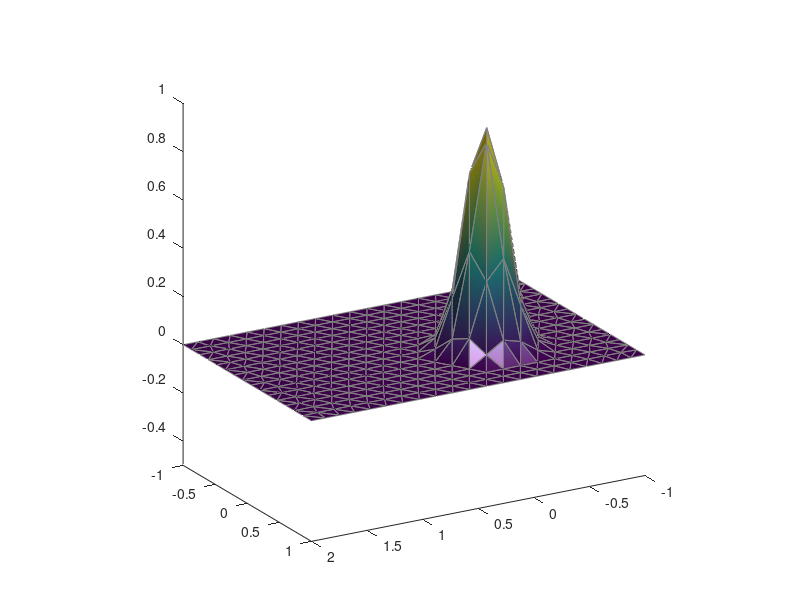

MATLAB code to generate this figure: (Note: this script raises an error after producing the figure.)
%==========================================================================
% Finite element solution of wave equation using linear elements
% See also http://www.particleincell.com/blog/2012/matlab-fem/
% Meshgenerator, http://persson.berkeley.edu/distmesh
% D.E.: d^2u/dx^2 = 1/c^2 d^2u/dt^2
% B.C.: Dirichlet
%==========================================================================
clear all
close all
load meshdata1;
% c(x,y)===================================================================
c=@(X)1;
% =========================================================================
numberofnodes=size(p,1);
numberofelements=size(t,1);
% Initialisation of K, M ==================================================
K=zeros(numberofnodes,numberofnodes);
M=zeros(numberofnodes,numberofnodes);
% Computation of Ke, Me & assembly of K, M=================================
for e=1:numberofelements
   nodes=t(e,:); % row with nodenumbers of element e
   P=[ones(1,3);p(nodes,:)'];
   Coeffs=inv(P); 
   areaelemente=abs(det(P))/2; % area of element e
   diffPhi=Coeffs(:,2:end);
   Ke=diffPhi*diffPhi'*areaelemente;
   Me=1/3^2*ones(3)*1/(c(mean(p(nodes,:))))^2*areaelemente;
   K(nodes,nodes)=K(nodes,nodes)+Ke;
   M(nodes,nodes)=M(nodes,nodes)+Me;
end
Mlumped=diag(M(1:size(M,1)+1:end));
M=Mlumped;
% Dirichlet boundaries=====================================================
% =unique(boundedges(p,t));
Dirichlet=[
1;2;3;4;5;6;7;8;9;10;11;12;13;14;15;16;23;24;33;40;49;56;65;72;81;88;97;103;
113;119;129;135;145;151;161;162;170;180;186;196;202;212;218;228;234;243;250;
259;266;275;282;291;298;307;308;315;316;317;318;319;320;321;322;323;324;325;
326;327;328;329;330];
% Put zeros and ones in Dirichlet DOFs=====================================
K(Dirichlet,:)=0;
K(Dirichlet,Dirichlet)=eye(numel(Dirichlet),numel(Dirichlet));
M(Dirichlet,:)=0;
M(Dirichlet,Dirichlet)=eye(numel(Dirichlet),numel(Dirichlet));
% Initial condition========================================================
C=zeros(numberofnodes,1);
centre1=find(((p(:,1)).^2+(p(:,2)-0.25).^2)<=0.20)';
x=p(centre1,1);
y=p(centre1,2)-0.25;
C(centre1)=exp(-20*(x.^2+y.^2));
Cdot=zeros(numberofnodes,1);
% Solving and plotting=====================================================
A=[zeros(numberofnodes),eye(numberofnodes);-M\K,zeros(numberofnodes)];
time=linspace(0,2,500);
xdot=@(T,Y)A*Y;
[time,Y]=ode45(xdot,time,[C;Cdot]);
Y=Y(:,1:numberofnodes); % only first half needed of [C;Cdot]===============
hold on;
view(150,20);
set(gcf,'color','w');
set(gca,'Projection','perspective');
camzoom(1.0);
axis([-1 2 -1 1 -0.5 1]);
axis equal;
axis vis3d;
axis on;
caxis([0 0.75]);
daspect([1 1 1/2])
for i=1:numel(time)
    cla;
    trisurf(t,p(:,1),p(:,2),Y(i,:),'facecolor','interp','Edgecolor',[0.5,0.5,0.5]);
    camlight right;
    lighting phong;
    drawnow; 
end
% Show node numbers========================================================
text(p(Dirichlet,1),p(Dirichlet,2),num2str(Dirichlet),'FontSize',9','Color',[0.75 0.75 0.75],...
'FontName','Cambria','HorizontalAlignment','left','VerticalAlignment','bottom');
rotate3d on;
